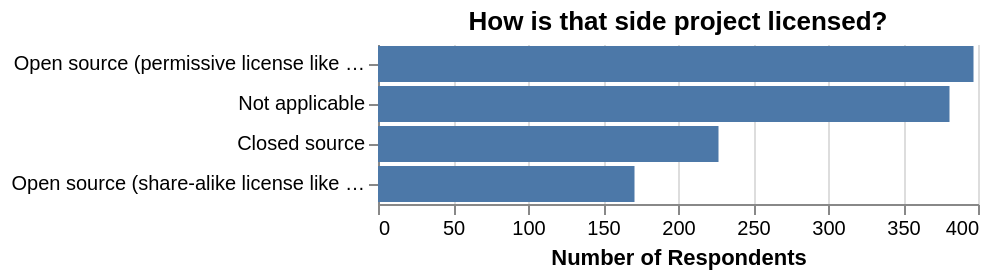

Express this chart as Vega-Lite.
### Vega-Lite specification from a JSON file in a GitHub repository (floating-point values rounded to 4 significant figures)
{"$schema": "https://vega.github.io/schema/vega-lite/v3.json", "title": "How is that side project licensed?", "data": {"values": "progress-side-license,count,year,sort\nOpen source (permissive license like BSD),397,2018,\nNot applicable,381,2018,\nClosed source,227,2018,\nOpen source (share-alike license like GPL),171,2018,\n", "format": {"type": "csv"}}, "config": {"view": {"stroke": "transparent"}, "axis": {"domainWidth": 1}}, "encoding": {"x": {"field": "count", "type": "quantitative", "axis": {"title": "Number of Respondents"}}, "y": {"field": "progress-side-license", "type": "nominal", "axis": {"title": null}, "sort": {"field": "count", "order": "descending", "op": "sum"}}}, "mark": "bar"}
